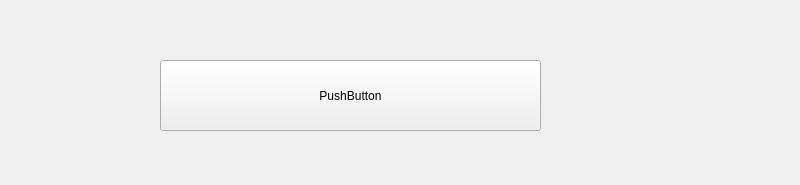
<?xml version="1.0" encoding="UTF-8"?>
<ui version="4.0">
 <class>Widget</class>
 <widget class="QWidget" name="Widget">
  <property name="geometry">
   <rect>
    <x>0</x>
    <y>0</y>
    <width>800</width>
    <height>185</height>
   </rect>
  </property>
  <property name="windowTitle">
   <string>Widget</string>
  </property>
  <widget class="QPushButton" name="pushButton">
   <property name="geometry">
    <rect>
     <x>160</x>
     <y>60</y>
     <width>381</width>
     <height>71</height>
    </rect>
   </property>
   <property name="text">
    <string>PushButton</string>
   </property>
  </widget>
 </widget>
 <resources/>
 <connections/>
</ui>
